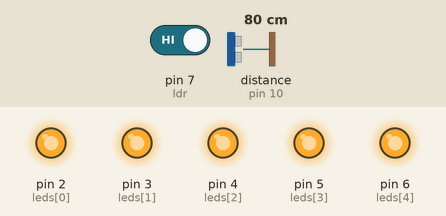
Simulated run of this sketch. Board: Arduino Uno, built with avr-gcc and run on an emulated ATmega328P. Shown: output pins drawn as LEDs (lit = HIGH). Wiring (inferred from the names in the program): ultrasonic range finder: trigger pin 9; echo pin 10. Inputs (shaded band) come from the test bench; at power-on: pin 7 (ldr) HIGH, distance to the obstacle (sensor on pin 10) 80 cm. The echo pulse lasts 58.3 µs per cm; pins used as bus, display or sensor lines are not drawn.

Above: at 1.2 s.
1.3 s: pin 7 (ldr) driven LOW
At 2.0 s:
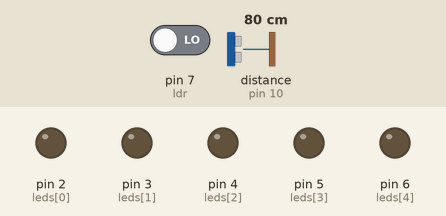
2.8 s: pin 7 (ldr) driven HIGH
At 3.8 s:
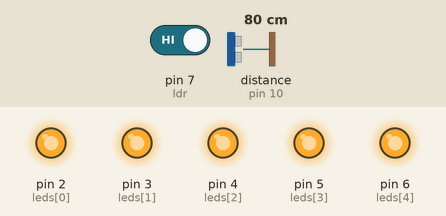
Timing chart, 0 to 5.8 s (numbered marks = the images above; inputs shaded):
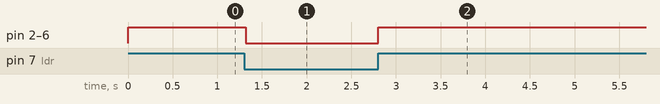

The sketch:

light_controller.ino
```cpp
int leds[] = {2, 3, 4, 5, 6};

// LDR
int ldr = 7;

// Ultrasonic
int trig = 9;
int echo = 10;

String input = "";
int fingers[5];

// Smart flags
bool autoOn = false;
bool manualOff = false;

void setup() {
  Serial.begin(9600);

  for (int i = 0; i < 5; i++) {
    pinMode(leds[i], OUTPUT);
  }

  pinMode(trig, OUTPUT);
  pinMode(echo, INPUT);
  pinMode(ldr, INPUT);
}

void loop() {

  // 📡 Ultrasonic
  digitalWrite(trig, LOW);
  delayMicroseconds(2);
  digitalWrite(trig, HIGH);
  delayMicroseconds(10);
  digitalWrite(trig, LOW);

  long duration = pulseIn(echo, HIGH);
  int distance = duration * 0.034 / 2;

  // 🌙 LDR
  int ldrValue = digitalRead(ldr);

  // 👋 Read gesture
  if (Serial.available()) {
    input = Serial.readStringUntil('\n');

    sscanf(input.c_str(), "%d,%d,%d,%d,%d",
           &fingers[0], &fingers[1], &fingers[2],
           &fingers[3], &fingers[4]);
  }

  // ☀️ DAY MODE (gesture control)
  if (ldrValue == LOW) {

    autoOn = false;
    manualOff = false;

    int count = fingers[0] + fingers[1] + fingers[2] + fingers[3] + fingers[4];

    for (int i = 0; i < 5; i++) {
      if (i < count) {
        digitalWrite(leds[i], HIGH);
      } else {
        digitalWrite(leds[i], LOW);
      }
    }
  }

  // 🌙 NIGHT MODE
  else {

    // Auto ON once
    if (!autoOn && !manualOff) {
      for (int i = 0; i < 5; i++) {
        digitalWrite(leds[i], HIGH);
      }
      autoOn = true;
    }

    // Ultrasonic detects person
    if (distance > 0 && distance < 30) {

      // Any finger → turn OFF
      if (fingers[0] || fingers[1] || fingers[2] || fingers[3] || fingers[4]) {
        for (int i = 0; i < 5; i++) {
          digitalWrite(leds[i], LOW);
        }
        manualOff = true;
      }
    }
  }

  delay(20);
}
```

Measured:
- after the input at 1.3 s, pin 2 (leds[0]), pin 3 (leds[1]), pin 4 (leds[2]), pin 5 (leds[3]), pin 6 (leds[4]): HIGH → LOW at once
- after the input at 2.8 s, pin 2 (leds[0]), pin 3 (leds[1]), pin 4 (leds[2]), pin 5 (leds[3]), pin 6 (leds[4]): LOW → HIGH at once
